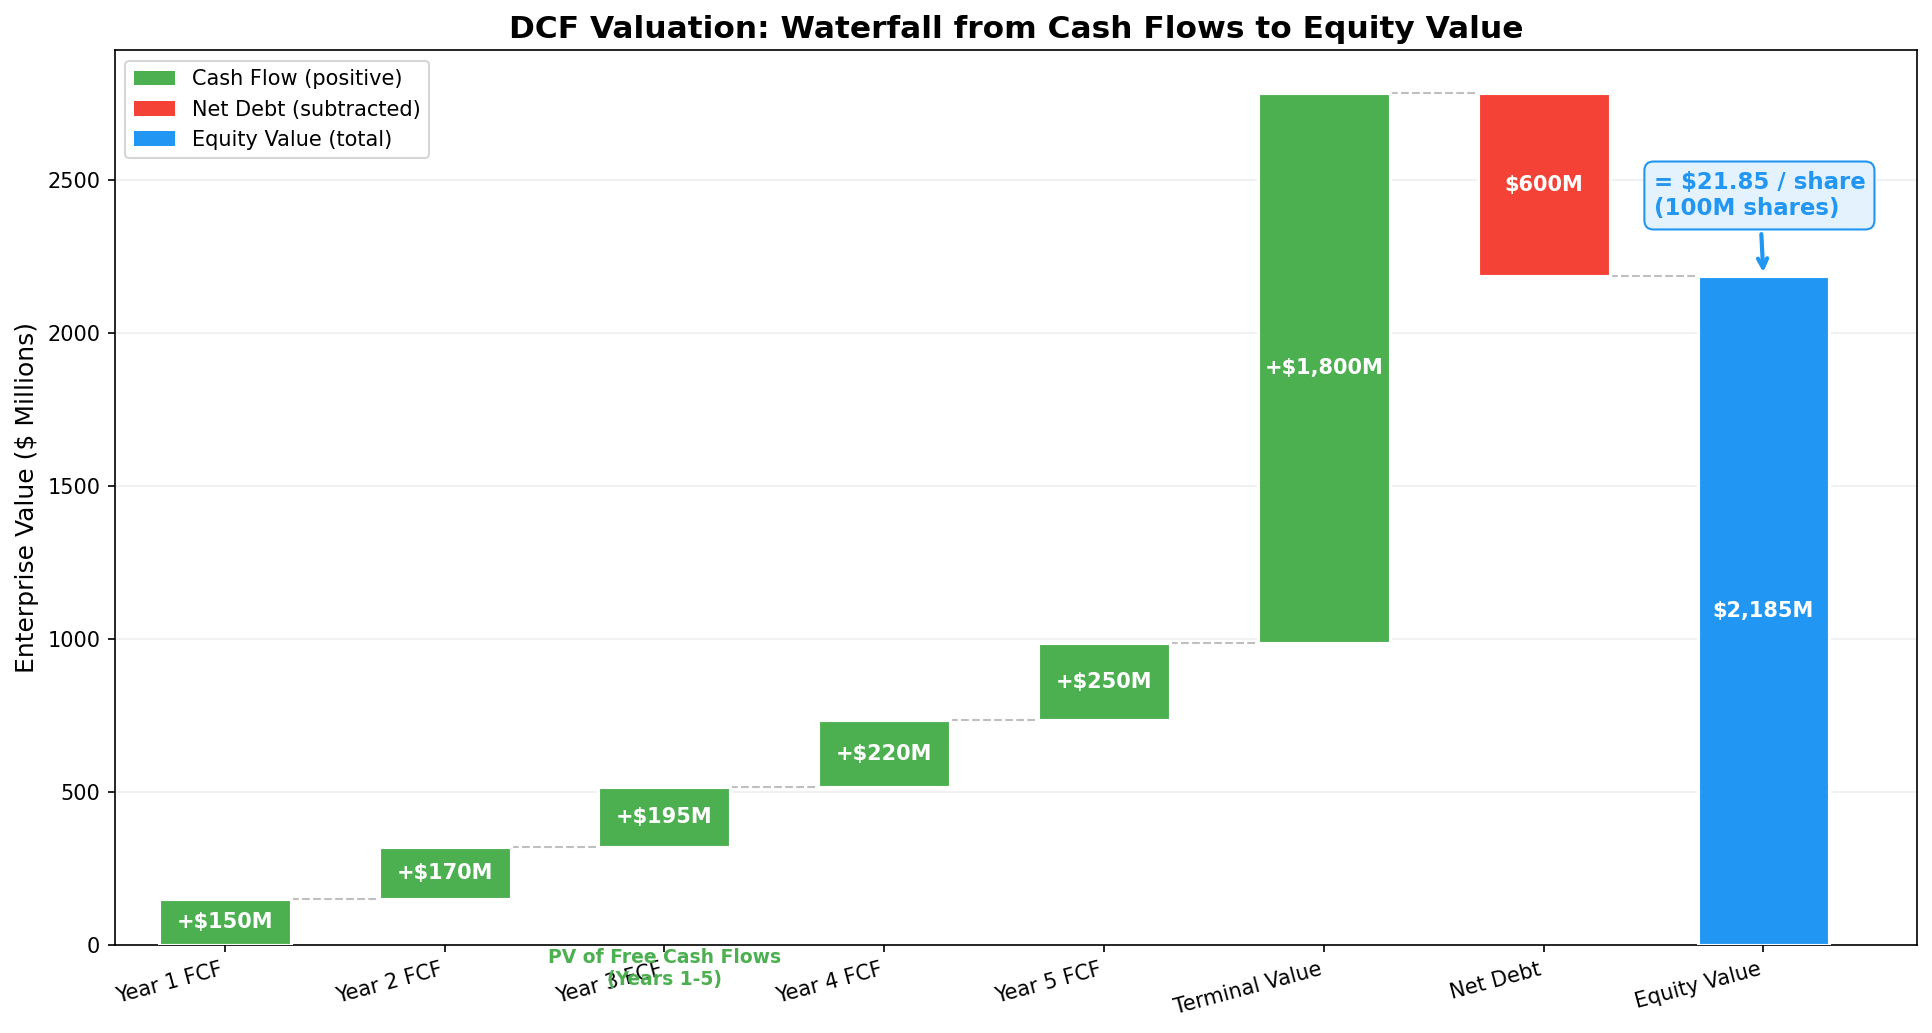

The Python source for this figure:
"""
Week 21 - DCF Model Waterfall Chart
=====================================
Waterfall chart showing DCF components:
  Year 1-5 cash flows, terminal value, minus debt, equals equity value per share.
Output: week21_dcf_model.png
"""

import numpy as np
import matplotlib.pyplot as plt
import os

# ---------------------------------------------------------------------------
# 1. Define DCF components (in $ millions, except per-share)
# ---------------------------------------------------------------------------
components = {
    'Year 1 FCF':       150,
    'Year 2 FCF':       170,
    'Year 3 FCF':       195,
    'Year 4 FCF':       220,
    'Year 5 FCF':       250,
    'Terminal Value':    1800,
    'Net Debt':         -600,   # subtracted (negative)
}

shares_outstanding = 100  # millions

# ---------------------------------------------------------------------------
# 2. Compute waterfall positions
# ---------------------------------------------------------------------------
labels = list(components.keys()) + ['Equity Value']
values = list(components.values())

# Running totals for waterfall
running = []
cumulative = 0
bottoms = []

for v in values:
    if v >= 0:
        bottoms.append(cumulative)
        cumulative += v
    else:
        cumulative += v
        bottoms.append(cumulative)
    running.append(cumulative)

# Final total bar
equity_value = cumulative
labels_full = labels
values_full = values + [equity_value]
bottoms_full = bottoms + [0]  # total bar starts from 0

# Colours: positive = green, negative = red, total = blue
colors = []
for v in values:
    colors.append('#4CAF50' if v >= 0 else '#F44336')
colors.append('#2196F3')  # total bar

# ---------------------------------------------------------------------------
# 3. Plot
# ---------------------------------------------------------------------------
fig, ax = plt.subplots(figsize=(13, 7))

x = np.arange(len(labels_full))
bar_width = 0.6

# Draw bars
bars = ax.bar(x, [abs(v) for v in values_full], bar_width,
              bottom=bottoms_full, color=colors, edgecolor='white',
              linewidth=1.5, zorder=3)

# Connector lines between bars (except before total)
for i in range(len(values)):
    if i < len(values) - 1:
        ax.plot([x[i] + bar_width / 2, x[i + 1] - bar_width / 2],
                [running[i], running[i]],
                color='gray', linewidth=1, linestyle='--', alpha=0.5)
    elif i == len(values) - 1:
        # Connect last component to total
        ax.plot([x[i] + bar_width / 2, x[i + 1] - bar_width / 2],
                [running[i], running[i]],
                color='gray', linewidth=1, linestyle='--', alpha=0.5)

# Value labels on bars
for i, (v, b) in enumerate(zip(values_full, bottoms_full)):
    y_pos = b + abs(v) / 2
    prefix = '+' if v > 0 and i < len(values) else ''
    if i == len(values):  # total
        prefix = ''
    label_text = f'{prefix}${abs(v):,.0f}M'
    ax.text(i, y_pos, label_text, ha='center', va='center',
            fontsize=10, fontweight='bold', color='white')

# Per-share value annotation on the total bar
per_share = equity_value / shares_outstanding
ax.annotate(f'= ${per_share:.2f} / share\n({shares_outstanding}M shares)',
            xy=(len(labels_full) - 1, equity_value),
            xytext=(len(labels_full) - 1.5, equity_value + 200),
            fontsize=11, fontweight='bold', color='#2196F3',
            arrowprops=dict(arrowstyle='->', color='#2196F3', lw=2),
            bbox=dict(boxstyle='round,pad=0.4', facecolor='#E3F2FD',
                      edgecolor='#2196F3'))

# Annotations for sections
# PV of Cash Flows bracket
ax.annotate('', xy=(0, -80), xytext=(4, -80),
            arrowprops=dict(arrowstyle='<->', color='#4CAF50', lw=1.5))
ax.text(2, -130, 'PV of Free Cash Flows\n(Years 1-5)',
        ha='center', fontsize=9, color='#4CAF50', fontweight='bold')

ax.set_xticks(x)
ax.set_xticklabels(labels_full, fontsize=10, rotation=15, ha='right')
ax.set_ylabel('Enterprise Value ($ Millions)', fontsize=12)
ax.set_title('DCF Valuation: Waterfall from Cash Flows to Equity Value',
             fontsize=15, fontweight='bold')
ax.grid(True, axis='y', alpha=0.2)
ax.set_xlim(-0.5, len(labels_full) - 0.3)

# Add a legend
from matplotlib.patches import Patch
legend_elements = [
    Patch(facecolor='#4CAF50', label='Cash Flow (positive)'),
    Patch(facecolor='#F44336', label='Net Debt (subtracted)'),
    Patch(facecolor='#2196F3', label='Equity Value (total)'),
]
ax.legend(handles=legend_elements, loc='upper left', fontsize=10)

plt.tight_layout()

# ---------------------------------------------------------------------------
# 4. Save
# ---------------------------------------------------------------------------
output_path = os.path.join(os.path.dirname(__file__),
                           'week21_dcf_model.png')
plt.savefig(output_path, dpi=150, bbox_inches='tight')
plt.close()
print(f"Saved: {output_path}")
